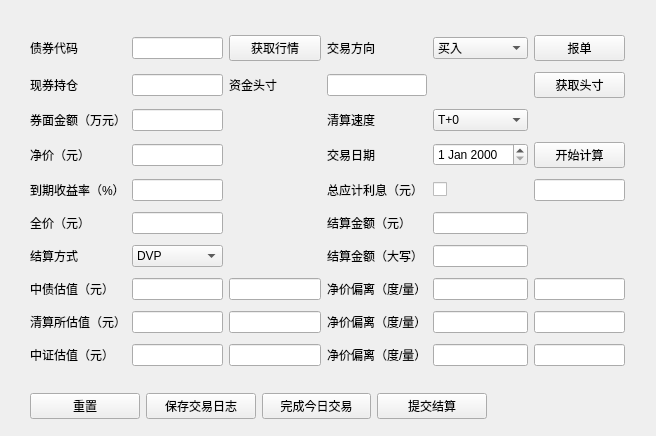
<?xml version="1.0" encoding="UTF-8"?>
<ui version="4.0">
 <class>Dialog</class>
 <widget class="QMdiSubWindow" name="Dialog">
  <property name="geometry">
   <rect>
    <x>0</x>
    <y>0</y>
    <width>656</width>
    <height>436</height>
   </rect>
  </property>
  <property name="sizePolicy">
   <sizepolicy hsizetype="Preferred" vsizetype="Preferred">
    <horstretch>0</horstretch>
    <verstretch>0</verstretch>
   </sizepolicy>
  </property>
  <property name="windowTitle">
   <string>债券要素</string>
  </property>
  <widget class="QWidget" name="layoutWidget" native="true">
   <property name="geometry">
    <rect>
     <x>0</x>
     <y>0</y>
     <width>751</width>
     <height>431</height>
    </rect>
   </property>
   <widget class="QWidget" name="widget" native="true">
    <property name="geometry">
     <rect>
      <x>30</x>
      <y>30</y>
      <width>595</width>
      <height>342</height>
     </rect>
    </property>
    <layout class="QGridLayout" name="gridLayout">
     <item row="6" column="0">
      <widget class="QLabel" name="label_6">
       <property name="text">
        <string>结算方式</string>
       </property>
      </widget>
     </item>
     <item row="8" column="2">
      <widget class="QLineEdit" name="qingsuansuo_ytm"/>
     </item>
     <item row="2" column="4">
      <widget class="QComboBox" name="settlement_days">
       <item>
        <property name="text">
         <string>T+0</string>
        </property>
       </item>
       <item>
        <property name="text">
         <string>T+1</string>
        </property>
       </item>
      </widget>
     </item>
     <item row="8" column="3">
      <widget class="QLabel" name="label_17">
       <property name="text">
        <string>净价偏离（度/量）</string>
       </property>
      </widget>
     </item>
     <item row="7" column="0">
      <widget class="QLabel" name="label_7">
       <property name="text">
        <string>中债估值（元）</string>
       </property>
      </widget>
     </item>
     <item row="2" column="3">
      <widget class="QLabel" name="label_13">
       <property name="text">
        <string>清算速度</string>
       </property>
      </widget>
     </item>
     <item row="2" column="1">
      <widget class="QLineEdit" name="face_value"/>
     </item>
     <item row="9" column="4">
      <widget class="QLineEdit" name="zhongzheng_clean_price_deviation_pct"/>
     </item>
     <item row="4" column="4">
      <widget class="QCheckBox" name="checkBox">
       <property name="text">
        <string/>
       </property>
      </widget>
     </item>
     <item row="8" column="4">
      <widget class="QLineEdit" name="qingsuansuo_clean_price_deviation_pct"/>
     </item>
     <item row="3" column="5">
      <widget class="QPushButton" name="start_calculation">
       <property name="text">
        <string>开始计算</string>
       </property>
      </widget>
     </item>
     <item row="7" column="3">
      <widget class="QLabel" name="label_14">
       <property name="text">
        <string>净价偏离（度/量）</string>
       </property>
      </widget>
     </item>
     <item row="6" column="1">
      <widget class="QComboBox" name="settlement_method">
       <item>
        <property name="text">
         <string>DVP</string>
        </property>
       </item>
      </widget>
     </item>
     <item row="2" column="0">
      <widget class="QLabel" name="label_2">
       <property name="text">
        <string>券面金额（万元）</string>
       </property>
      </widget>
     </item>
     <item row="3" column="0">
      <widget class="QLabel" name="label_3">
       <property name="text">
        <string>净价（元）</string>
       </property>
      </widget>
     </item>
     <item row="3" column="1">
      <widget class="QLineEdit" name="clean_price"/>
     </item>
     <item row="4" column="1">
      <widget class="QLineEdit" name="ytm"/>
     </item>
     <item row="1" column="0">
      <widget class="QLabel" name="label_20">
       <property name="text">
        <string>现券持仓</string>
       </property>
      </widget>
     </item>
     <item row="1" column="2">
      <widget class="QLabel" name="label_21">
       <property name="text">
        <string>资金头寸</string>
       </property>
      </widget>
     </item>
     <item row="7" column="5">
      <widget class="QLineEdit" name="zhongzhai_clean_price_deviation"/>
     </item>
     <item row="3" column="3">
      <widget class="QLabel" name="label_12">
       <property name="text">
        <string>交易日期</string>
       </property>
      </widget>
     </item>
     <item row="9" column="1">
      <widget class="QLineEdit" name="zhongzheng_clean_price"/>
     </item>
     <item row="4" column="3">
      <widget class="QLabel" name="label_11">
       <property name="text">
        <string>总应计利息（元）</string>
       </property>
      </widget>
     </item>
     <item row="7" column="2">
      <widget class="QLineEdit" name="zhongzhai_ytm"/>
     </item>
     <item row="0" column="0">
      <widget class="QLabel" name="label">
       <property name="text">
        <string>债券代码</string>
       </property>
      </widget>
     </item>
     <item row="5" column="4">
      <widget class="QLineEdit" name="settlement_amount"/>
     </item>
     <item row="0" column="4">
      <widget class="QComboBox" name="trade_direction">
       <item>
        <property name="text">
         <string>买入</string>
        </property>
       </item>
       <item>
        <property name="text">
         <string>卖出</string>
        </property>
       </item>
      </widget>
     </item>
     <item row="1" column="1">
      <widget class="QLineEdit" name="bond_position"/>
     </item>
     <item row="6" column="3">
      <widget class="QLabel" name="label_16">
       <property name="text">
        <string>结算金额（大写）</string>
       </property>
      </widget>
     </item>
     <item row="5" column="3">
      <widget class="QLabel" name="label_18">
       <property name="text">
        <string>结算金额（元）</string>
       </property>
      </widget>
     </item>
     <item row="9" column="0">
      <widget class="QLabel" name="label_9">
       <property name="text">
        <string>中证估值（元）</string>
       </property>
      </widget>
     </item>
     <item row="0" column="1">
      <widget class="QLineEdit" name="code"/>
     </item>
     <item row="4" column="0">
      <widget class="QLabel" name="label_4">
       <property name="text">
        <string>到期收益率（%）</string>
       </property>
      </widget>
     </item>
     <item row="7" column="4">
      <widget class="QLineEdit" name="zhongzhai_clean_price_deviation_pct"/>
     </item>
     <item row="0" column="5">
      <widget class="QPushButton" name="send_order">
       <property name="text">
        <string>报单</string>
       </property>
      </widget>
     </item>
     <item row="1" column="3">
      <widget class="QLineEdit" name="cash_position"/>
     </item>
     <item row="9" column="3">
      <widget class="QLabel" name="label_10">
       <property name="text">
        <string>净价偏离（度/量）</string>
       </property>
      </widget>
     </item>
     <item row="8" column="1">
      <widget class="QLineEdit" name="qingsuansuo_clean_price"/>
     </item>
     <item row="1" column="5">
      <widget class="QPushButton" name="get_position">
       <property name="text">
        <string>获取头寸</string>
       </property>
      </widget>
     </item>
     <item row="8" column="0">
      <widget class="QLabel" name="label_8">
       <property name="text">
        <string>清算所估值（元）</string>
       </property>
      </widget>
     </item>
     <item row="0" column="2">
      <widget class="QPushButton" name="get_info">
       <property name="text">
        <string>获取行情</string>
       </property>
      </widget>
     </item>
     <item row="9" column="2">
      <widget class="QLineEdit" name="zhongzheng_ytm"/>
     </item>
     <item row="5" column="1">
      <widget class="QLineEdit" name="full_price"/>
     </item>
     <item row="3" column="4">
      <widget class="QDateEdit" name="trade_date"/>
     </item>
     <item row="6" column="4">
      <widget class="QLineEdit" name="settlement_amount_capitalized"/>
     </item>
     <item row="8" column="5">
      <widget class="QLineEdit" name="qingsuansuo_clean_price_deviation"/>
     </item>
     <item row="7" column="1">
      <widget class="QLineEdit" name="zhongzhai_clean_price"/>
     </item>
     <item row="5" column="0">
      <widget class="QLabel" name="label_5">
       <property name="text">
        <string>全价（元）</string>
       </property>
      </widget>
     </item>
     <item row="4" column="5">
      <widget class="QLineEdit" name="accrued_interest"/>
     </item>
     <item row="9" column="5">
      <widget class="QLineEdit" name="zhongzheng_clean_price_deviation"/>
     </item>
     <item row="0" column="3">
      <widget class="QLabel" name="label_15">
       <property name="text">
        <string>交易方向</string>
       </property>
      </widget>
     </item>
    </layout>
   </widget>
   <widget class="QWidget" name="layoutWidget">
    <property name="geometry">
     <rect>
      <x>30</x>
      <y>390</y>
      <width>457</width>
      <height>32</height>
     </rect>
    </property>
    <layout class="QHBoxLayout" name="horizontalLayout">
     <item>
      <widget class="QPushButton" name="reset">
       <property name="text">
        <string>重置</string>
       </property>
      </widget>
     </item>
     <item>
      <widget class="QPushButton" name="save_log">
       <property name="text">
        <string>保存交易日志</string>
       </property>
      </widget>
     </item>
     <item>
      <widget class="QPushButton" name="is_last_trade">
       <property name="text">
        <string>完成今日交易</string>
       </property>
      </widget>
     </item>
     <item>
      <widget class="QPushButton" name="send_settlement">
       <property name="text">
        <string>提交结算</string>
       </property>
      </widget>
     </item>
    </layout>
   </widget>
  </widget>
 </widget>
 <customwidgets>
  <customwidget>
   <class>QMdiSubWindow</class>
   <extends>QWidget</extends>
   <header>qmdisubwindow.h</header>
   <container>1</container>
  </customwidget>
 </customwidgets>
 <resources/>
 <connections/>
</ui>
